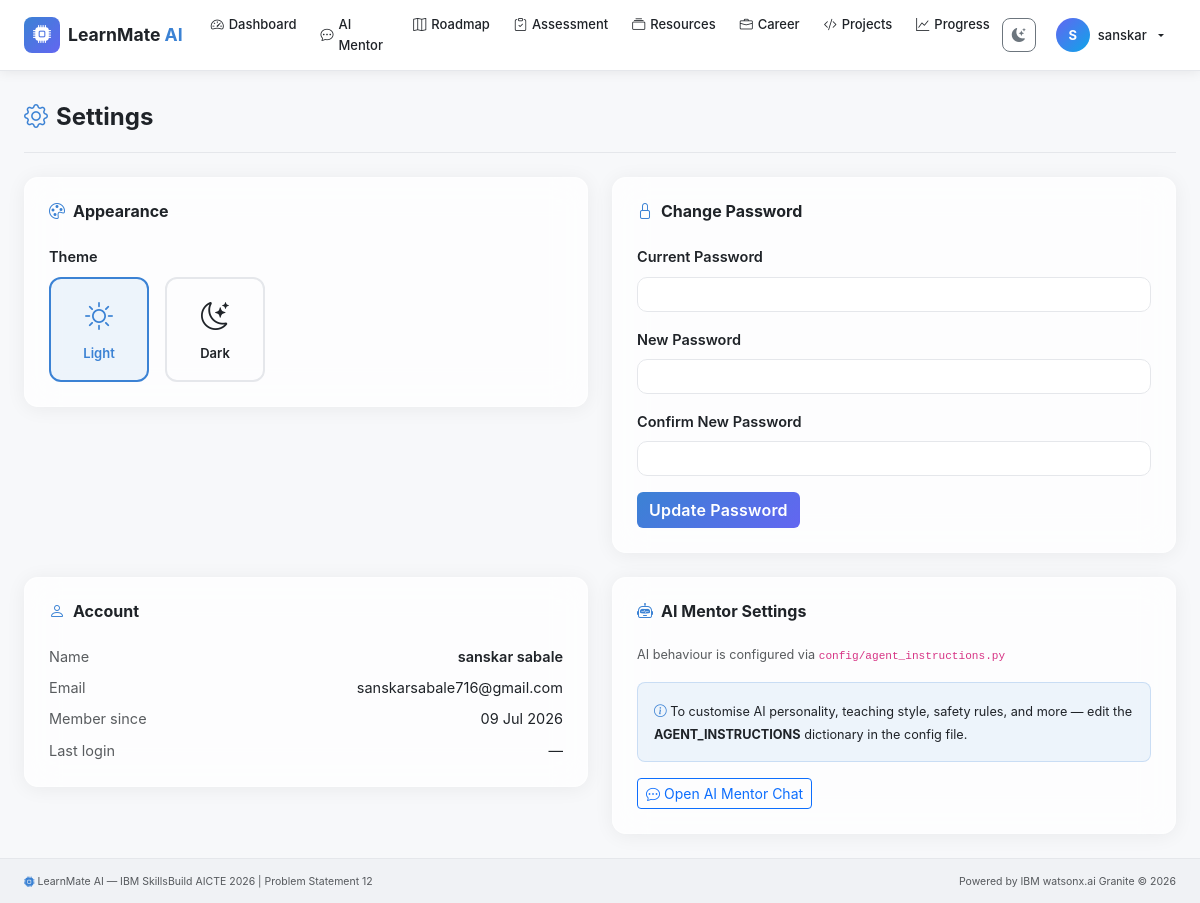
Page /settings (signed in) on the committed database.
### models/__init__.py (models this page shows, shortened)
class Student(UserMixin, db.Model):
    __tablename__ = "students"
    id              = db.Column(db.Integer, primary_key=True)
    name            = db.Column(db.String(120), nullable=False)
    email           = db.Column(db.String(200), unique=True, nullable=False)
    password_hash   = db.Column(db.String(256), nullable=False)
    is_admin        = db.Column(db.Boolean, default=False)
    branch          = db.Column(db.String(100))
    semester        = db.Column(db.Integer)
    college         = db.Column(db.String(200))
    career_goal     = db.Column(db.String(200))
    preferred_domain= db.Column(db.String(120))
    learning_style  = db.Column(db.String(50))   # visual | auditory | reading | kinesthetic
    weekly_hours    = db.Column(db.Integer, default=10)
    current_skills  = db.Column(db.Text)          # comma-separated
    bio             = db.Column(db.Text)
    avatar_url      = db.Column(db.String(300))
    theme_preference= db.Column(db.String(10), default="light")  # light | dark
    created_at      = db.Column(db.DateTime, default=datetime.utcnow)
    last_login      = db.Column(db.DateTime)
    is_active       = db.Column(db.Boolean, default=True)
    profile_complete= db.Column(db.Boolean, default=False)
    assessments     = db.relationship("SkillAssessment", back_populates="student", lazy="dynamic")
    roadmaps        = db.relationship("LearningRoadmap", back_populates="student", lazy="dynamic")
    progress_records= db.relationship("Progress", back_populates="student", lazy="dynamic")
    career_goals_rel= db.relationship("CareerGoal", back_populates="student", lazy="dynamic")
    projects        = db.relationship("RecommendedProject", back_populates="student", lazy="dynamic")
    daily_tasks     = db.relationship("DailyTask", back_populates="student", lazy="dynamic")
    chat_history    = db.relationship("ChatMessage", back_populates="student", lazy="dynamic")

### routes/dashboard.py (the view, shortened to what this page needs)
@dashboard_bp.route("/settings", methods=["GET", "POST"])
@login_required
def settings():
    return render_template("dashboard/settings.html")

### templates/dashboard/settings.html (shortened to what this page needs)
{% extends "base.html" %}
{% block content %}
<div class="container-fluid px-4 py-4">
  <div class="page-header mb-4">
    <h4 class="fw-bold mb-1"><i class="bi bi-gear me-2 text-accent"></i>Settings</h4>
  </div>
  <div class="row g-4">
    <div class="col-md-6">
      <div class="glass-card p-4">
        <h6 class="fw-bold mb-4"><i class="bi bi-palette me-2 text-accent"></i>Appearance</h6>
        <label class="fw-semibold d-block mb-2">Theme</label>
        <div class="d-flex gap-3">
          <button class="theme-option-btn" id="themeLight" onclick="setTheme('light')">
            <i class="bi bi-sun fs-3 d-block mb-1"></i> Light
          </button>
          <button class="theme-option-btn" id="themeDark" onclick="setTheme('dark')">
            <i class="bi bi-moon-stars fs-3 d-block mb-1"></i> Dark
          </button>
        </div>
      </div>
    </div>
    <div class="col-md-6">
      <div class="glass-card p-4">
        <h6 class="fw-bold mb-4"><i class="bi bi-lock me-2 text-accent"></i>Change Password</h6>
        <form method="POST">
          <div class="mb-3">
            <label class="form-label fw-semibold">Current Password</label>
            <input type="password" name="current_password" class="form-control" required>
          </div>
          <div class="mb-3">
            <label class="form-label fw-semibold">New Password</label>
            <input type="password" name="new_password" class="form-control" required>
          </div>
          <div class="mb-3">
            <label class="form-label fw-semibold">Confirm New Password</label>
            <input type="password" name="confirm_password" class="form-control" required>
          </div>
          <button type="submit" class="btn btn-primary">Update Password</button>
        </form>
      </div>
    </div>
    <div class="col-md-6">
      <div class="glass-card p-4">
        <h6 class="fw-bold mb-4"><i class="bi bi-person me-2 text-accent"></i>Account</h6>
        <div class="d-flex justify-content-between mb-2"><span class="text-muted">Name</span><span class="fw-semibold">{{ current_user.name }}</span></div>
        <div class="d-flex justify-content-between mb-2"><span class="text-muted">Email</span><span>{{ current_user.email }}</span></div>
        <div class="d-flex justify-content-between mb-2"><span class="text-muted">Member since</span><span>{{ current_user.created_at.strftime('%d %b %Y') if current_user.created_at else '—' }}</span></div>
        <div class="d-flex justify-content-between"><span class="text-muted">Last login</span><span>{{ current_user.last_login.strftime('%d %b %Y') if current_user.last_login else '—' }}</span></div>
      </div>
    </div>
    <div class="col-md-6">
      <div class="glass-card p-4">
        <h6 class="fw-bold mb-4"><i class="bi bi-robot me-2 text-accent"></i>AI Mentor Settings</h6>
        <p class="text-muted small">AI behaviour is configured via <code>config/agent_instructions.py</code></p>
        <div class="lm-info-box p-3 rounded-3">
          <small><i class="bi bi-info-circle text-accent"></i> To customise AI personality, teaching style, safety rules, and more — edit the <strong>AGENT_INSTRUCTIONS</strong> dictionary in the config file.</small>
        </div>
        <a href="{{ url_for('dashboard.chat') }}" class="btn btn-outline-primary btn-sm mt-3">
          <i class="bi bi-chat-dots me-1"></i>Open AI Mentor Chat
        </a>
      </div>
    </div>
  </div>
</div>
{% endblock %}

### templates/base.html (shortened to what this page needs)
<!DOCTYPE html>
<html lang="en" data-theme="light">
<head>
  <link href="https://cdn.jsdelivr.net/npm/bootstrap@5.3.3/dist/css/bootstrap.min.css" rel="stylesheet">
  <link href="https://cdn.jsdelivr.net/npm/bootstrap-icons@1.11.3/font/bootstrap-icons.css" rel="stylesheet">
  <link rel="stylesheet" href="{{ url_for('static', filename='css/main.css') }}">
</head>
<body class="{% block body_class %}{% endblock %}">
<nav class="navbar navbar-expand-lg lm-navbar" id="mainNavbar">
  <div class="container-fluid px-4">
    <a class="navbar-brand d-flex align-items-center gap-2" href="{{ url_for('dashboard.landing') }}">
      <div class="brand-icon"><i class="bi bi-cpu-fill"></i></div>
      <span class="brand-text">LearnMate <span class="text-accent">AI</span></span>
    </a>
    <div class="collapse navbar-collapse" id="navbarMenu">
      {% if current_user.is_authenticated %}
      <ul class="navbar-nav me-auto">
        <li class="nav-item"><a class="nav-link {% if request.endpoint == 'dashboard.index' %}active{% endif %}" href="{{ url_for('dashboard.index') }}"><i class="bi bi-speedometer2"></i> Dashboard</a></li>
        <li class="nav-item"><a class="nav-link {% if request.endpoint == 'dashboard.chat' %}active{% endif %}" href="{{ url_for('dashboard.chat') }}"><i class="bi bi-chat-dots"></i> AI Mentor</a></li>
        <li class="nav-item"><a class="nav-link {% if request.endpoint == 'dashboard.roadmap' %}active{% endif %}" href="{{ url_for('dashboard.roadmap') }}"><i class="bi bi-map"></i> Roadmap</a></li>
        <li class="nav-item"><a class="nav-link {% if request.endpoint == 'dashboard.skill_assessment' %}active{% endif %}" href="{{ url_for('dashboard.skill_assessment') }}"><i class="bi bi-clipboard-check"></i> Assessment</a></li>
        <li class="nav-item"><a class="nav-link {% if request.endpoint == 'dashboard.resources' %}active{% endif %}" href="{{ url_for('dashboard.resources') }}"><i class="bi bi-collection"></i> Resources</a></li>
        <li class="nav-item"><a class="nav-link {% if request.endpoint == 'dashboard.career' %}active{% endif %}" href="{{ url_for('dashboard.career') }}"><i class="bi bi-briefcase"></i> Career</a></li>
        <li class="nav-item"><a class="nav-link {% if request.endpoint == 'dashboard.projects' %}active{% endif %}" href="{{ url_for('dashboard.projects') }}"><i class="bi bi-code-slash"></i> Projects</a></li>
        <li class="nav-item"><a class="nav-link {% if request.endpoint == 'dashboard.progress' %}active{% endif %}" href="{{ url_for('dashboard.progress') }}"><i class="bi bi-graph-up"></i> Progress</a></li>
      </ul>
      <ul class="navbar-nav align-items-center gap-2">
        <li class="nav-item">
          <button class="btn btn-sm btn-outline-secondary theme-toggle" id="themeToggle" title="Toggle theme">
            <i class="bi bi-moon-stars-fill" id="themeIcon"></i>
          </button>
        </li>
        <li class="nav-item dropdown">
          <a class="nav-link dropdown-toggle d-flex align-items-center gap-2" href="#" data-bs-toggle="dropdown">
            <div class="nav-avatar">{{ current_user.name[0].upper() }}</div>
            <span class="d-none d-md-inline">{{ current_user.name.split()[0] }}</span>
          </a>
        </li>
      </ul>
      {% else %}
      <ul class="navbar-nav ms-auto align-items-center gap-2">
        <li class="nav-item"><a class="nav-link" href="{{ url_for('auth.login') }}">Login</a></li>
        <li class="nav-item"><a class="btn btn-primary btn-sm" href="{{ url_for('auth.register') }}">Get Started Free</a></li>
      </ul>
      {% endif %}
    </div>
  </div>
</nav>
<main class="lm-main">
  {% block content %}{% endblock %}
</main>
<footer class="lm-footer mt-auto">
  <div class="container-fluid px-4">
    <div class="row align-items-center">
      <div class="col-md-6">
        <span class="text-muted small">
          <i class="bi bi-cpu-fill text-accent"></i>
          LearnMate AI — IBM SkillsBuild AICTE 2026 | Problem Statement 12
        </span>
      </div>
      <div class="col-md-6 text-md-end">
        <span class="text-muted small">Powered by IBM watsonx.ai Granite &copy; {{ current_year }}</span>
      </div>
    </div>
  </div>
</footer>
</body>
</html>

### static/css/main.css (style rules this page uses)
:root { --bg-primary: #f7f8fa; --bg-surface: #ffffff; --bg-card: rgba(255,255,255,0.75); --border-color: #e5e7eb; --text-primary: #1f2328; --text-muted: #57606a; --accent: #3b82d4; --accent-rgb: 59,130,212; --secondary: #6366f1; --success: #10b981; --warning: #f59e0b; --danger: #ef4444; --navbar-bg: rgba(255,255,255,0.92); --navbar-shadow:0 1px 12px rgba(0,0,0,0.08); --card-shadow: 0 2px 20px rgba(0,0,0,0.06); --glass-blur: 16px; --glass-border: rgba(255,255,255,0.5); --sidebar-bg: rgba(255,255,255,0.9); --footer-bg: #f0f2f5; }
*, *::before, *::after { box-sizing: border-box; }
html { scroll-behavior: smooth; }
body { font-family: -apple-system, "Segoe UI", system-ui, sans-serif; font-size: 14.5px; line-height: 1.6; background-color: var(--bg-primary); color: var(--text-primary); min-height: 100vh; display: flex; flex-direction: column; transition: background-color 0.3s, color 0.3s; }
.text-accent { color: var(--accent) !important; }
.glass-card { background: var(--bg-card); border: 1px solid var(--glass-border); border-radius: 14px; backdrop-filter: blur(var(--glass-blur)); -webkit-backdrop-filter: blur(var(--glass-blur)); box-shadow: var(--card-shadow); transition: box-shadow 0.2s, transform 0.2s; }
.lm-navbar { background: var(--navbar-bg); backdrop-filter: blur(20px); border-bottom: 1px solid var(--border-color); box-shadow: var(--navbar-shadow); position: sticky; top: 0; z-index: 1030; transition: background 0.3s; }
.brand-icon { width: 36px; height: 36px; background: linear-gradient(135deg, #3b82d4, #6366f1); border-radius: 8px; display: flex; align-items: center; justify-content: center; color: #fff; font-size: 18px; }
.brand-text { font-size: 1.1rem; font-weight: 700; color: var(--text-primary); }
.brand-text .text-accent { color: var(--accent); }
.nav-link { color: var(--text-primary) !important; font-size: 13px; font-weight: 500; padding: 0.4rem 0.75rem !important; border-radius: 8px; transition: background 0.15s; display: flex; align-items: center; gap: 5px; }
.nav-avatar { width: 34px; height: 34px; border-radius: 50%; background: linear-gradient(135deg, #6366f1, #0ea5e9); color: #fff; display: flex; align-items: center; justify-content: center; font-weight: 700; font-size: 13px; }
.lm-main { flex: 1; }
.lm-footer { background: var(--footer-bg); border-top: 1px solid var(--border-color); padding: 12px 0; font-size: 12px; color: var(--text-muted); }
.btn-primary { background: linear-gradient(135deg, #3b82d4, #6366f1); border: none; font-weight: 600; letter-spacing: 0.2px; }
.theme-toggle { width: 34px; height: 34px; padding: 0; border-radius: 8px; display: flex; align-items: center; justify-content: center; }
.lm-info-box { background: rgba(var(--accent-rgb), 0.08); border: 1px solid rgba(var(--accent-rgb), 0.2); border-radius: 8px; }
.form-control, .form-select { background: var(--bg-surface); border: 1px solid var(--border-color); color: var(--text-primary); border-radius: 10px; font-size: 14px; transition: border-color 0.2s; }
.theme-option-btn { padding: 16px 24px; border-radius: 12px; border: 2px solid var(--border-color); background: transparent; color: var(--text-primary); cursor: pointer; transition: all 0.15s; text-align: center; font-size: 13px; font-weight: 600; min-width: 100px; }
.theme-option-btn.active, .theme-option-btn:hover { border-color: var(--accent); color: var(--accent); background: rgba(var(--accent-rgb), 0.08); }
.page-header { border-bottom: 1px solid var(--border-color); padding-bottom: 1rem; }

### rows in the picture
Student: name "S", name "sanskar", name "sanskar sabale", email "sanskarsabale716@gmail.com", created_at "09 Jul 2026", last_login "—"
